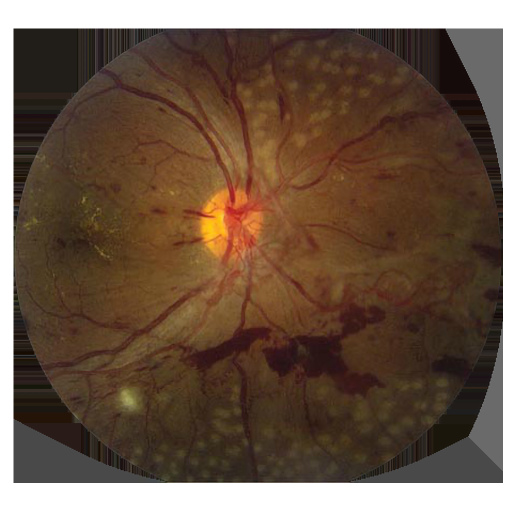
#> input picture Software/Python/BETA/Alpha/Diabetic Retinopathy.png, 1024 x 1024 px, found by its file name (shown at 1/2 size)
$ python testing_1.py   (Python 2 division)
#> lines starting #> are read from the running program, lines starting #| are printed output that depends on the picture; after the words box and inside, x2 and y2 are one past the last pixel; in counts of white or black regions, pixels touching at a corner belong together; pictures that were not available may be replaced by others from this repository, and a replacement may not be noted
import requests                                             # Allows you to send organic, grass-fed HTTP requests
import numpy                                    as np       # Always behind the scenes
import cv2                                                  # It's always a good idea to give vision to computers

# ************************************************************************
# ========================> DEFINE Camera Class <========================*
# ************************************************************************

class Camera:

    def __init__(self, ip = '192.168.1.88', user = 'admin', pwd = 'admin'):          # default values are camera defaults

        self.ip = str(ip)
        self.user = str(user)
        self.pwd = str(pwd)

    # [54 lines left out: functions PTZ, Stream, Record, not called in this run]

camera = Camera()

# ************************************************************************
# ===================> DEFINE Range_Finder Function <====================*
# ************************************************************************

# open the camera
ip = camera.ip
cap = cv2.VideoCapture("rtsp://{ip}/av0_1".format(ip = ip))

##cap = cv2.VideoCapture('output.avi')

# range type
range_filter = "HSV"

def callback(value):                                                                 # blank function for trackbar functionality
    pass

# [72 lines left out: functions setup_trackbars, get_trackbar_values, Range_Finder, placeholder, placeholder2, not called in this run]

#-----

def setup_windows():

    # sets up overlay scaling window
    cv2.namedWindow( "ScaleBar" )
    cv2.createTrackbar( "OverlayScaleValue", "ScaleBar", 100, 200, placeholder2 )

    # Setup blob detecting window
    cv2.namedWindow( "blob" )                                                  # Start a named window for output
    cv2.createTrackbar( "Black = 0 White = 255"  , "blob", 255, 255, placeholder )
    cv2.createTrackbar( "minRadius"              , "blob", 15 , 100, placeholder )      # Trackbars for blob detector
    cv2.createTrackbar( "maxRadius"              , "blob", 40 , 500, placeholder )      # parameters.
    cv2.createTrackbar( "Circularity"            , "blob", 26 , 100, placeholder )#40   #     (used in find_pupil)
    cv2.createTrackbar( "Convexity"              , "blob", 43 , 100, placeholder )#15   # ...
    cv2.createTrackbar( "InertiaRatio"           , "blob", 41 , 100, placeholder )      # ...
    return()

#-----
# [5 lines left out: function ScaleBar_update, not called in this run]

#-----

def update_detector():

    global detector, parameters

    parameters = cv2.SimpleBlobDetector_Params()


    BlackOrWhite = cv2.getTrackbarPos( "Black = 0 White = 255"  , "blob" )
    r_min        = cv2.getTrackbarPos( "minRadius"              , "blob" )                    # Get updated blob detector
    r_max        = cv2.getTrackbarPos( "maxRadius"              , "blob" )                    # parameters
    circle_min   = cv2.getTrackbarPos( "Circularity"            , "blob" )                    # ...
    convex_min   = cv2.getTrackbarPos( "Convexity"              , "blob" )                    # ...
    inertia_min  = cv2.getTrackbarPos( "InertiaRatio"           , "blob" )                    # ...

    # Filter by Area.
    parameters.filterByArea = True
    parameters.minArea          = np.pi * r_min**2                                  # Update parameters
    parameters.maxArea          = np.pi * r_max**2
    # Filter by color
    parameters.filterByColor = True
    parameters.blobColor = BlackOrWhite
    # Filter by Circularity
    parameters.filterByCircularity = True
    parameters.minCircularity   = circle_min/100.
    # Filter by Convexity
    parameters.filterByConvexity = True
    parameters.minConvexity     = convex_min/100
    # Filter by Inertia
    parameters.filterByInertia = True
    parameters.minInertiaRatio  = inertia_min/100
    # Distance Between Blobs
    parameters.minDistBetweenBlobs = 2000


    detector = cv2.SimpleBlobDetector_create( parameters )                          # Reflect changes

    return( parameters, detector )
#-----

# [26 lines left out: function setup_detector, not called in this run]

#-----

def procFrame( image ):                                                             # procceses image so it is more reliable in blob detection
    #switches to from RGB colorspace to HSV colorspace
    hsv = cv2.cvtColor( frame, cv2.COLOR_BGR2HSV)
    # min and max HSV values found from Range_Finder function
##    minHSV = np.array([75, 10, 0])
##    maxHSV = np.array([138, 255, 37])
    minHSV = np.array([0, 54, 0])
    maxHSV = np.array([255, 255, 255])
    # Dissolve noise while maintaining edge sharpness
    processed = cv2.inRange(hsv, minHSV, maxHSV)
    processed = cv2.GaussianBlur( processed, (5, 5), 25 )

    return( processed )                                                             # returns processed image

#-----

def prepare_overlay( img=None ):

    # Check whether an overlay is specified
    if( img != None ):
        # Load specific overlay
        img = cv2.imread( img, cv2.IMREAD_UNCHANGED )
#> img is the input picture: shape (1024, 1024, 4); mean B, G, R, A 70.8, 86.9, 108.2, 101.8
    else:
        # Load default overlay
        src = "/home/pi/pd3d/repos/AugmentedOphthalmoscope/Software/Python/BETA/Alpha/Age-related macular degeneration.png"
        img = cv2.imread( src  , cv2.IMREAD_UNCHANGED )

    # Load overlay image with Alpha channel

    # Get dimensions
    ( wH, wW ) = img.shape[:2]
#> wH = 1024; wW = 1024
    # Split into constituent channels
    ( B, G, R, A ) = cv2.split( img )
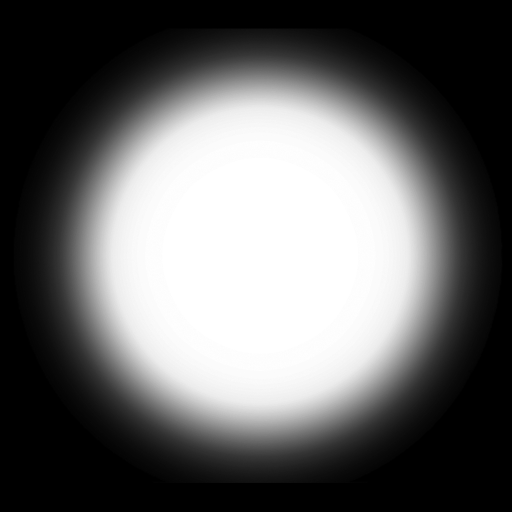
#> A: shape (1024, 1024) (shown at 1/2 size); min 0, max 255, mean 101.8
    # Add the Alpha to the B channel
    B = cv2.bitwise_and( B, B, mask=A )
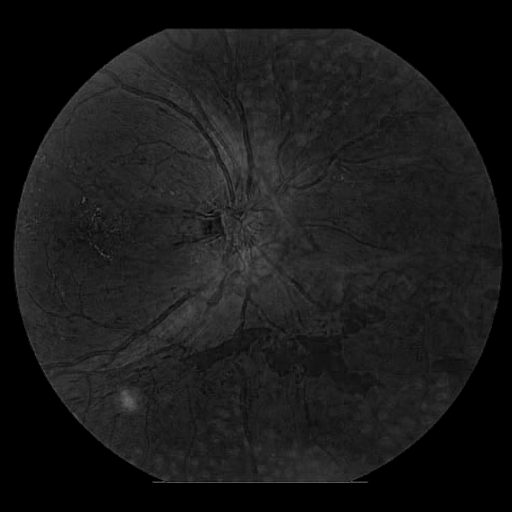
#> B: shape (1024, 1024) (shown at 1/2 size); min 0, max 108, mean 25.4
    # Add the Alpha to the G channel
    G = cv2.bitwise_and( G, G, mask=A )
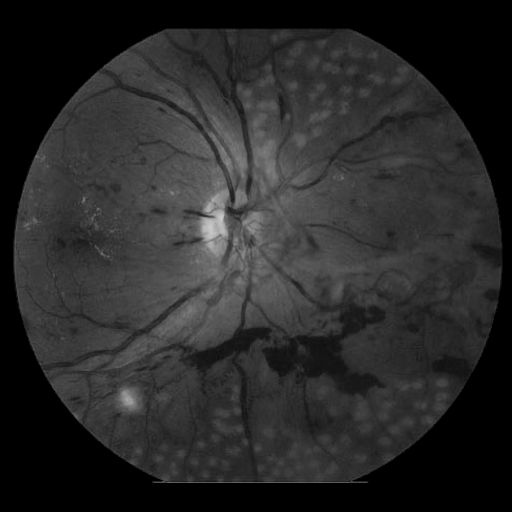
#> G: shape (1024, 1024) (shown at 1/2 size); min 0, max 206, mean 41
    # Add the Alpha to the R channel
    R = cv2.bitwise_and( R, R, mask=A )
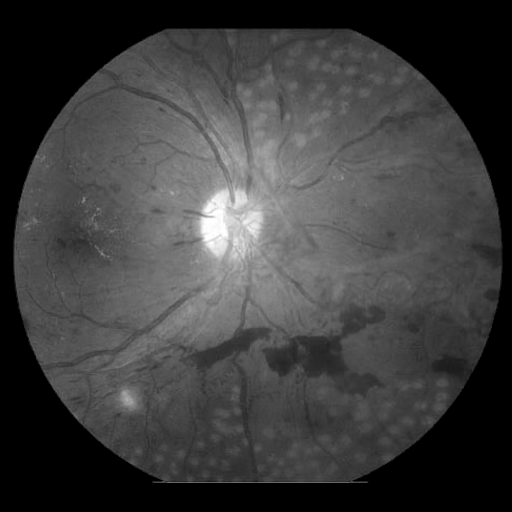
#> R: shape (1024, 1024) (shown at 1/2 size); min 0, max 255, mean 61.6
    # Finally, merge them back
    img = cv2.merge( [B, G, R, A] )

    return( img )                                                                   # Return processed overlay

#-----

# [30 lines left out: function add_overlay, not called in this run]

#-----

def find_pupil( processed, overlay_frame, overlay_img, frame ):

    # Launch blob detector
    update_detector()
    keypoints = detector.detect( processed )
    img_detected = cv2.drawKeypoints(processed, keypoints,
                                             np.array([]), (0,255,0),
                                             cv2.DRAW_MATCHES_FLAGS_DRAW_RICH_KEYPOINTS)
    # If blobs are found
    if( len(keypoints) > 0 ):
        # Iterate over found blobs
        for k in keypoints:
            # Get co-ordinates
            x, y, r = int(k.pt[0]), int(k.pt[1]), int(k.size/2)
            # Pack co-ordinates
            pos = ( x, y, r )
            # Add overlay
            frame = add_overlay( overlay_frame,
                                     overlay_img,
                                     frame, pos )

    return( frame, img_detected )

#-----

# standalone function to test pupil detection
# [67 lines left out: function pupil_detect, not called in this run]

#--------------------------------------------------

##Range_Finder()
##pupil_detect()

#--------------------------------------------------

realDisplay = True

ip = camera.ip
stream = cv2.VideoCapture("rtsp://{ip}/av0_1".format(ip = ip))
##stream = cv2.VideoCapture('output.avi')

overlayImg  = prepare_overlay("/home/pi/pd3d/repos/AugmentedOphthalmoscope/Software/Python/BETA/Alpha/Diabetic Retinopathy.png")

setup_windows()
##params, detector = update_detector()

while(stream.isOpened()):


    ret, frame = stream.read()
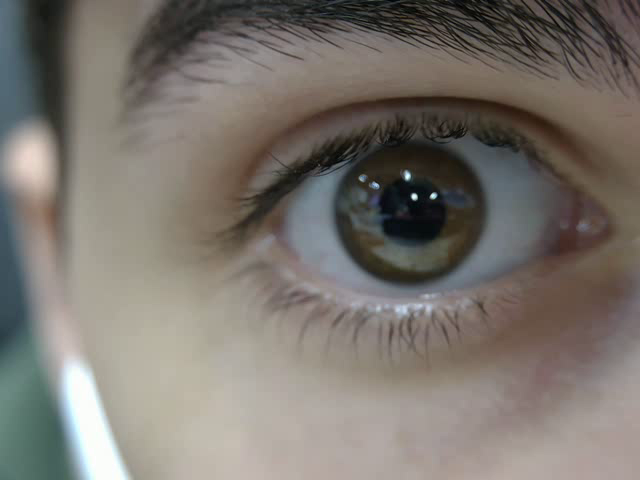
#> input picture frame 48 of Software/Python/BETA/output.avi, 640 x 480 px, given in place of av0_1, which was not available
#> frame is the input picture: shape (480, 640, 3); mean B, G, R 109.5, 116.2, 121.9
    if ret == True:
        image = frame
        (h, w) = frame.shape[:2]                                                    # Determine width and height
#> h = 480; w = 640
        frame = np.dstack([ frame, np.ones((h, w),                                  # Stack the arrays in sequence,
                                           dtype="uint8")*255 ])                    # depth-wise ( along the z-axis )
#> frame: shape (480, 640, 4)

        overlay = np.zeros( ( h, w, 4 ), "uint8" )                                  # Empty np array w\ same dimensions as the frame

        proc = procFrame( image )
#> in procFrame, `hsv = cv2.cvtColor( frame, cv2.COLOR_BGR2HSV)`: hsv: shape (480, 640, 3); mean H, S, V 31.8, 41, 124.6
#> in procFrame, `processed = cv2.inRange(hsv, minHSV, maxHSV)`:
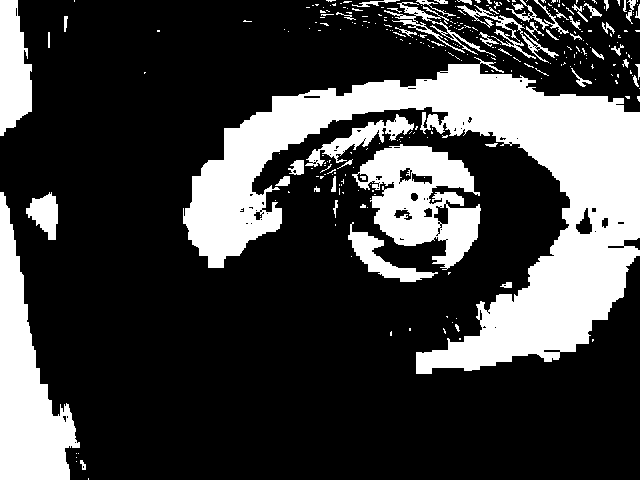
#> processed: shape (480, 640); 25.9% white; 308 white regions (255 under 20 px), largest, box (x1, y1, x2, y2) and area: (183, 57, 640, 374) 47780, (0, 192, 80, 480) 10759, (352, 144, 481, 270) 8570
#> in procFrame, `processed = cv2.GaussianBlur( processed, (5, 5), 25 )`:
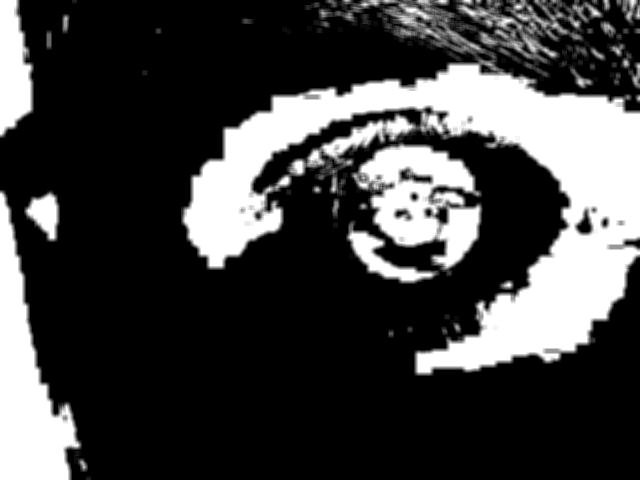
#> processed: shape (480, 640); min 0, max 255, mean 66


#> (the run stopped early here; a loop or call above may not have finished)
